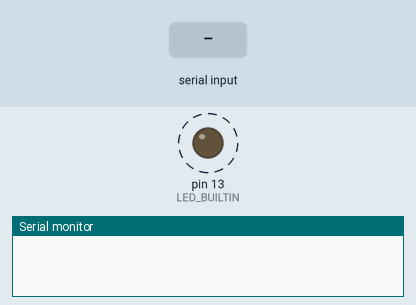
Simulated run of this program. Board: Arduino Mega 2560, built with avr-gcc and run on an emulated ATmega2560. Shown: output pins drawn as LEDs (lit = HIGH), the last lines printed to the serial monitor. Dashed ring = blinking. The test bench sets the inputs (shaded band).

Above: at 1.25 s.
1.3 s: "5\n" received over Serial
At 2.1 s:
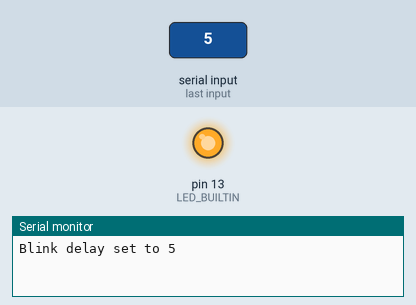
At 2.6 s:
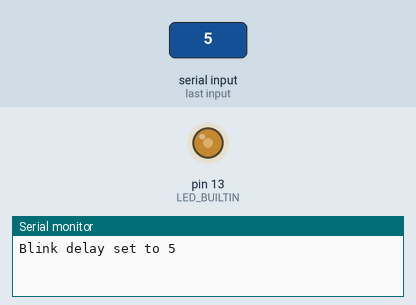
4.3 s: "90,45\n" received over Serial
Timing chart, 0 to 13.3 s (numbered marks = the images above; inputs shaded):
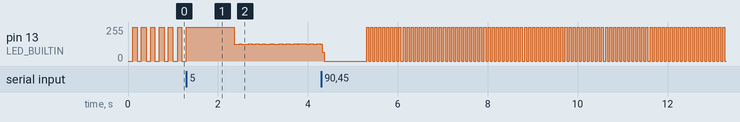

The program:

main.cpp
```cpp
#include <Arduino.h>

unsigned long blinkDelay = 100; // ms
unsigned long lastToggle = 0;
bool ledState = false;

void setup() {
  pinMode(LED_BUILTIN, OUTPUT);
  Serial.begin(9600);
}

void loop() {
  // --- handle serial input ---
  if (Serial.available()) {
    long val = Serial.parseInt();   // read number from serial
    if (val > 0 && val <= 5000) {   // sanity bounds
      blinkDelay = val;
      Serial.print("Blink delay set to ");
      Serial.println(blinkDelay);
    }
  }

  // --- non-blocking blink ---
  unsigned long now = millis();
  if (now - lastToggle >= blinkDelay) {
    lastToggle = now;
    ledState = !ledState;
    digitalWrite(LED_BUILTIN, ledState);
  }
}
```
